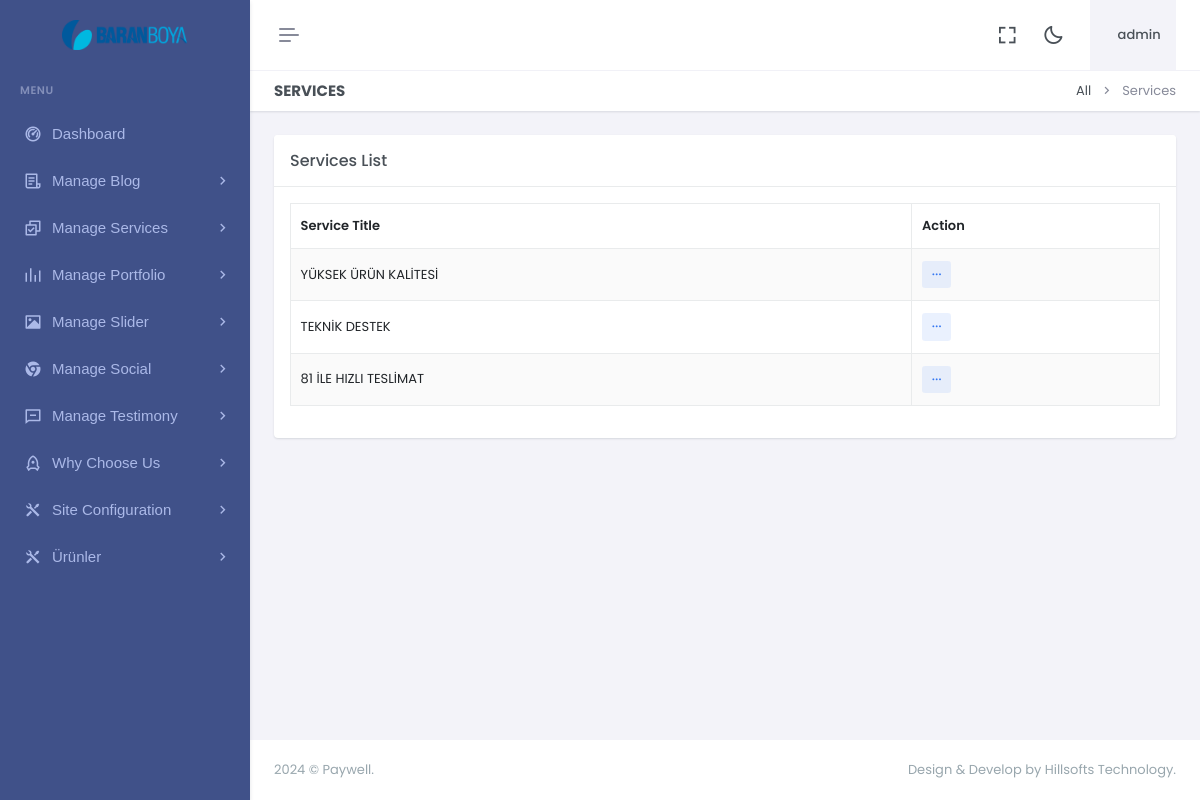
Screenshot of /dashboard/services.php (signed in) with the database file from the repository.
### tables this page shows
CREATE TABLE `logo` (
  `id` int(11) NOT NULL,
  `xfile` varchar(1000) NOT NULL,
  `ufile` varchar(1000) NOT NULL,
  `updated_at` timestamp NOT NULL DEFAULT current_timestamp() ON UPDATE current_timestamp()
);

CREATE TABLE `service` (
  `id` int(11) NOT NULL,
  `service_title` varchar(500) NOT NULL,
  `service_desc` varchar(1000) NOT NULL,
  `service_detail` varchar(2000) NOT NULL,
  `ufile` varchar(1000) NOT NULL,
  `icon` varchar(200) NOT NULL,
  `upadated_at` timestamp NOT NULL DEFAULT current_timestamp() ON UPDATE current_timestamp()
);

### dashboard/services.php (the view)
<?php include"header.php";?>
<?php include"sidebar.php";?>
<div class="main-content">
 <div class="page-content">
       <div class="container-fluid">
                    <div class="row">
                        <div class="col-12">
                            <div class="page-title-box d-sm-flex align-items-center justify-content-between">
                                <h4 class="mb-sm-0">Services</h4>
                                <div class="page-title-right">
                                    <ol class="breadcrumb m-0">
                                        <li class="breadcrumb-item"><a href="javascript: void(0);">All</a></li>
                                        <li class="breadcrumb-item active">Services</li>
                                    </ol>
                                </div>
                            </div>
                        </div>
                    </div>
                    <div class="row">
                        <div class="col-lg-12">
                            <div class="card">
                                <div class="card-header">
                                    <h5 class="card-title mb-0">Services List</h5>
                                </div>
                                <div class="card-body">
                                    <table id="example" class="table table-bordered dt-responsive nowrap table-striped align-middle" style="width:100%">
                                        <thead>
                                            <tr>
                                                <th data-ordering="false">Service Title</th>
                                                <th>Action</th>
                                            </tr>
                                        </thead>
                                        <tbody>
                                        <?php
				   $q="SELECT * FROM  service ORDER BY id DESC";
 $r123 = mysqli_query($con,$q);
while($ro = mysqli_fetch_array($r123))
{
	$id="$ro[id]";
	$service_title="$ro[service_title]";
  print "<tr>
				  <td>
				  $service_title
				  </td>
          <td>
                                                    <div class='dropdown d-inline-block'>
                                                        <button class='btn btn-soft-secondary btn-sm dropdown' type='button' data-bs-toggle='dropdown' aria-expanded='false'>
                                                            <i class='ri-more-fill align-middle'></i>
                                                        </button>
                                                        <ul class='dropdown-menu dropdown-menu-end'>
                                                            <li><a href='editservice.php?id=$id' class='dropdown-item edit-item-btn'><i class='ri-pencil-fill align-bottom me-2 text-muted'></i> Edit</a></li>
                                                            <li>
                                                                <a href='deleteservice.php?id=$id' class='dropdown-item remove-item-btn'>
                                                                    <i class='ri-delete-bin-fill align-bottom me-2 text-muted'></i> Delete
                                                                </a>
                                                            </li>
                                                        </ul>
                                                    </div>
                                                </td>
				  </tr>";
  }
  ?>
                                        </tbody>
                                    </table>
                                </div>
                            </div>
                        </div>
                    </div>
                </div>
            </div>
            <?php include"footer.php";?>

### dashboard/sidebar.php (shortened to what this page needs)
<?php
include"../z_db.php";
?>
<div class="app-menu navbar-menu">
  <div class="navbar-brand-box">
<?php
    $rr=mysqli_query($con,"SELECT ufile FROM logo");
$r = mysqli_fetch_row($rr);
$ufile = $r[0];
?>
    <a href="home" class="logo logo-light">
      <span class="logo-lg">
        <img src="uploads/logo/<?php print $ufile?>" alt="" height="30">
      </span>
    </a>
  </div>
  <div id="scrollbar">
    <div class="container-fluid">
      <ul class="navbar-nav" id="navbar-nav">
        <li class="menu-title"><span data-key="t-menu">Menu</span></li>
        <li class="nav-item">
                <a href="dashboard" class="nav-link" data-key="t-analytics">  <i class="ri-dashboard-2-line"></i> <span data-key="t-dashboards"> Dashboard </span></a>
              </li>
              <li class="nav-item">
                            <a class="nav-link menu-link" href="#sidebarB" data-bs-toggle="collapse" role="button" aria-expanded="true" aria-controls="sidebarLanding">
                                <i class="ri-file-list-3-line"></i> <span data-key="t-landing">Manage Blog</span>
                            </a>
                        </li>
              <li class="nav-item">
                            <a class="nav-link menu-link" href="#sidebarLanding" data-bs-toggle="collapse" role="button" aria-expanded="true" aria-controls="sidebarLanding">
                                <i class="ri-checkbox-multiple-line"></i> <span data-key="t-landing">Manage Services</span>
                            </a>
                        </li>
                        <li class="nav-item">
                            <a class="nav-link menu-link" href="#sidebarPot" data-bs-toggle="collapse" role="button" aria-expanded="true" aria-controls="sidebarLanding">
                                <i class="ri-rhythm-fill"></i> <span data-key="t-landing">Manage Portfolio</span>
                            </a>
                        </li>
                        <li class="nav-item">
                            <a class="nav-link menu-link" href="#sidebarSl" data-bs-toggle="collapse" role="button" aria-expanded="true" aria-controls="sidebarLanding">
                                <i class="ri-image-fill"></i> <span data-key="t-landing">Manage Slider</span>
                            </a>
                        </li>
                        <li class="nav-item">
                            <a class="nav-link menu-link" href="#sidebarX" data-bs-toggle="collapse" role="button" aria-expanded="true" aria-controls="sidebarLanding">
                                <i class="ri-chrome-fill"></i> <span data-key="t-landing">Manage Social</span>
                            </a>
                        </li>
                        <li class="nav-item">
                            <a class="nav-link menu-link" href="#sidebarT" data-bs-toggle="collapse" role="button" aria-expanded="true" aria-controls="sidebarLanding">
                                <i class="ri-message-line"></i> <span data-key="t-landing">Manage Testimony</span>
                            </a>
                        </li>
                        <li class="nav-item">
                            <a class="nav-link menu-link" href="#sidebarW" data-bs-toggle="collapse" role="button" aria-expanded="true" aria-controls="sidebarLanding">
                                <i class="ri-rocket-line"></i> <span data-key="t-landing"> Why Choose Us</span>
                            </a>
                        </li>
                        <li class="nav-item">
                            <a class="nav-link menu-link" href="#sidebarK" data-bs-toggle="collapse" role="button" aria-expanded="true" aria-controls="sidebarLanding">
                                <i class="ri-tools-fill"></i> <span data-key="t-landing"> Site Configuration </span>
                            </a>
                        </li>
                        <li class="nav-item">
                            <a class="nav-link menu-link" href="#sidebarP" data-bs-toggle="collapse" role="button" aria-expanded="true" aria-controls="sidebarLanding">
                                <i class="ri-tools-fill"></i> <span data-key="t-landing"> Ürünler </span>
                            </a>
                        </li>
      </ul>
    </div>
  </div>
  <div class="sidebar-background"></div>
</div>

### rows the page displays
logo: ufile (picture)
service: service_title "YÜKSEK ÜRÜN KALİTESİ"
service: service_title "TEKNİK DESTEK"
service: service_title "81 İLE HIZLI TESLİMAT"

### other values shown
$username "admin"
